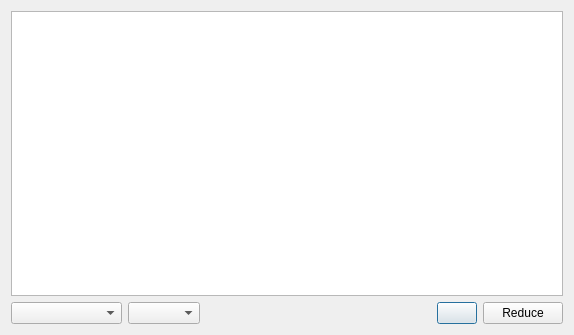
<?xml version="1.0" encoding="UTF-8"?>
<ui version="4.0">
 <class>ReduceDialog</class>
 <widget class="QDialog" name="ReduceDialog">
  <property name="geometry">
   <rect>
    <x>0</x>
    <y>0</y>
    <width>574</width>
    <height>335</height>
   </rect>
  </property>
  <property name="windowTitle">
   <string>Grid Merge</string>
  </property>
  <layout class="QVBoxLayout" name="verticalLayout_2">
   <item>
    <widget class="QFrame" name="frame_2">
     <property name="frameShape">
      <enum>QFrame::Shape::NoFrame</enum>
     </property>
     <property name="frameShadow">
      <enum>QFrame::Shadow::Raised</enum>
     </property>
     <layout class="QHBoxLayout" name="horizontalLayout_2">
      <property name="leftMargin">
       <number>0</number>
      </property>
      <property name="topMargin">
       <number>0</number>
      </property>
      <property name="rightMargin">
       <number>0</number>
      </property>
      <property name="bottomMargin">
       <number>0</number>
      </property>
      <item>
       <widget class="QListView" name="listView"/>
      </item>
     </layout>
    </widget>
   </item>
   <item>
    <widget class="QFrame" name="frame">
     <property name="frameShape">
      <enum>QFrame::Shape::NoFrame</enum>
     </property>
     <property name="frameShadow">
      <enum>QFrame::Shadow::Raised</enum>
     </property>
     <layout class="QHBoxLayout" name="horizontalLayout">
      <property name="leftMargin">
       <number>0</number>
      </property>
      <property name="topMargin">
       <number>0</number>
      </property>
      <property name="rightMargin">
       <number>0</number>
      </property>
      <property name="bottomMargin">
       <number>0</number>
      </property>
      <item>
       <widget class="QComboBox" name="busModeComboBox">
        <property name="placeholderText">
         <string>Reduce / Keep</string>
        </property>
       </widget>
      </item>
      <item>
       <widget class="QComboBox" name="methodComboBox">
        <property name="placeholderText">
         <string>Method</string>
        </property>
       </widget>
      </item>
      <item>
       <spacer name="horizontalSpacer">
        <property name="orientation">
         <enum>Qt::Orientation::Horizontal</enum>
        </property>
        <property name="sizeHint" stdset="0">
         <size>
          <width>450</width>
          <height>20</height>
         </size>
        </property>
       </spacer>
      </item>
      <item>
       <widget class="QPushButton" name="copyIndicesButton">
        <property name="toolTip">
         <string>Copy the reduction indices as a list</string>
        </property>
        <property name="text">
         <string/>
        </property>
        <property name="icon">
         <iconset resource="../Main/icons.qrc">
          <normaloff>:/Icons/icons/copy.png</normaloff>:/Icons/icons/copy.png</iconset>
        </property>
       </widget>
      </item>
      <item>
       <widget class="QPushButton" name="reduceButton">
        <property name="toolTip">
         <string>Reduce the grid using the selected method</string>
        </property>
        <property name="text">
         <string>Reduce</string>
        </property>
        <property name="icon">
         <iconset resource="../Main/icons.qrc">
          <normaloff>:/Icons/icons/grid_reduction.png</normaloff>:/Icons/icons/grid_reduction.png</iconset>
        </property>
       </widget>
      </item>
     </layout>
    </widget>
   </item>
  </layout>
 </widget>
 <resources>
  <include location="../Main/icons.qrc"/>
 </resources>
 <connections/>
</ui>
